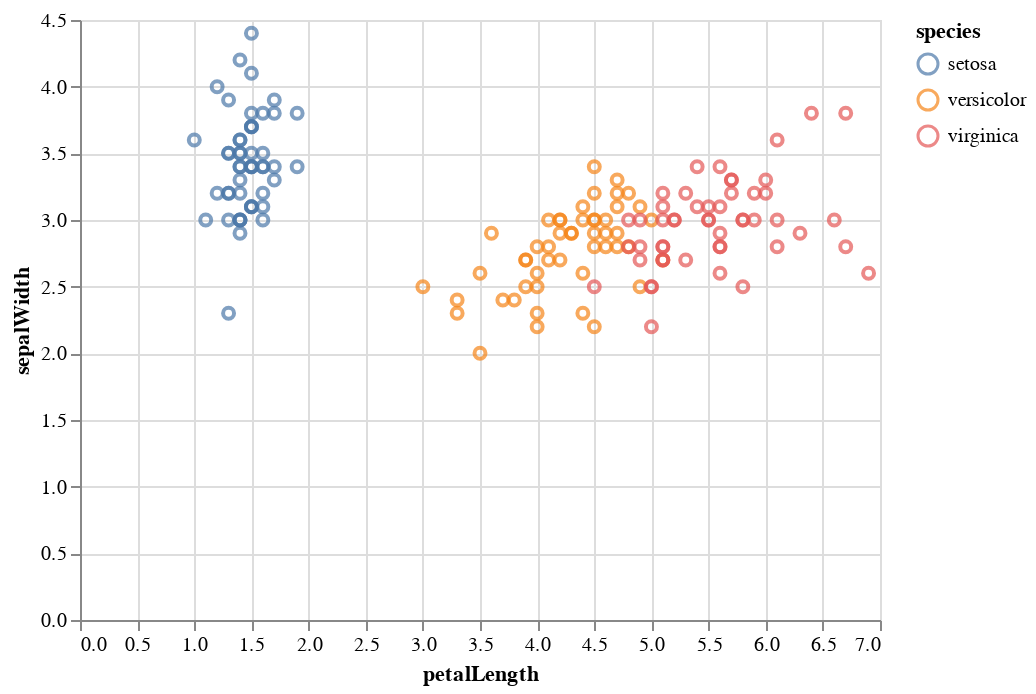

Notebook source saved alongside this figure:
### Markdown cell above
### Declarativo

En `altair` sería algo así:

### Code cell
alt.Chart(iris).mark_point().encode(
    x="petalLength",
    y="sepalWidth",
    color="species"
)

### Figure 1 — Vega-Lite specification as saved in the notebook (floating-point values rounded to 4 significant figures; data arrays with more than 128 entries replaced by an {"elided": "..."} marker saying what was removed)
{"$schema": "https://vega.github.io/schema/vega-lite/v3.4.0.json", "config": {"background": "white", "mark": {"tooltip": null}, "view": {"height": 300, "width": 400}}, "data": {"name": "data-a264acbd6e539a8b3afc0cb5f240fb57"}, "datasets": {"data-a264acbd6e539a8b3afc0cb5f240fb57": {"elided": "150 records"}}, "encoding": {"color": {"field": "species", "type": "nominal"}, "x": {"field": "petalLength", "type": "quantitative"}, "y": {"field": "sepalWidth", "type": "quantitative"}}, "mark": "point"}
